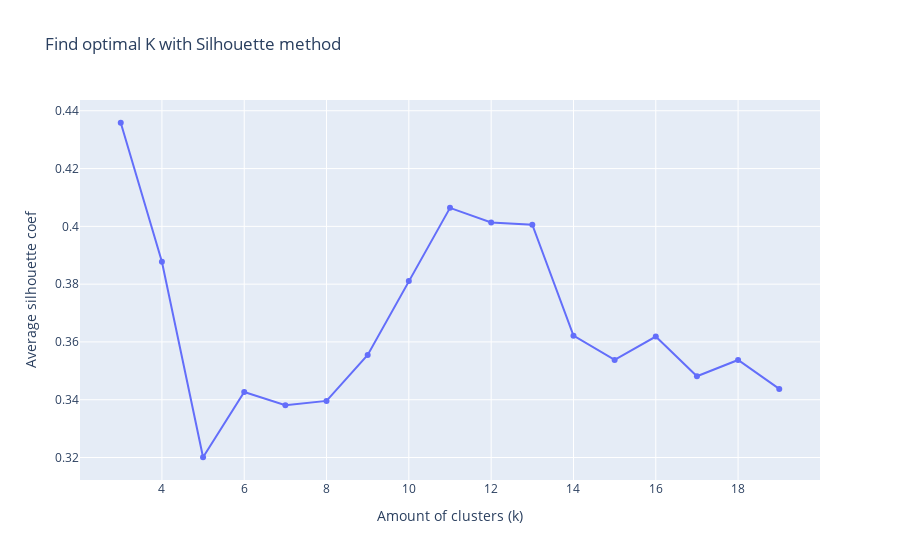

Notebook cell for this chart:
### Code cell
X, _ = load_iris(return_X_y=True)
X = X[:, [0, 1]]

sc = StandardScaler()
X = sc.fit_transform(X)

silhouette_avg_scores = []
k_range = range(3,20)
for k in k_range:
    kmeans = KMeans(n_clusters=k, random_state=42)
    labels = kmeans.fit_predict(X)
    score = silhouette_score(X, labels) 
    silhouette_avg_scores.append(score)  

fig_score = px.line(
    x=list(k_range),
    y=silhouette_avg_scores,
    markers=True,
    labels={'x': 'Amount of clusters (k)', 'y': 'Average silhouette coef'},
    title='Find optimal K with Silhouette method '
)
fig_score.show()

best_k = k_range[np.argmax(silhouette_avg_scores)]
kmeans_opt = KMeans(n_clusters=best_k, random_state=42)
cluster_labels = kmeans_opt.fit_predict(X)
sample_silhouette_values = silhouette_samples(X, cluster_labels)

### Figure 1 — Plotly figure (JSON) as saved in the notebook; plotly's stock layout.template omitted (floating-point values rounded to 4 significant figures)
{"data": [{"hovertemplate": "Amount of clusters (k)=%{x}<br>Average silhouette coef=%{y}<extra></extra>", "legendgroup": "", "line": {"color": "#636efa", "dash": "solid"}, "marker": {"symbol": "circle"}, "mode": "lines+markers", "name": "", "orientation": "v", "showlegend": false, "type": "scatter", "x": [3, 4, 5, 6, 7, 8, 9, 10, 11, 12, 13, 14, 15, 16, 17, 18, 19], "xaxis": "x", "y": [0.4359, 0.3878, 0.3201, 0.3427, 0.3381, 0.3396, 0.3555, 0.3811, 0.4064, 0.4013, 0.4005, 0.3622, 0.3538, 0.3619, 0.3481, 0.3538, 0.3437], "yaxis": "y"}], "layout": {"legend": {"tracegroupgap": 0}, "title": {"text": "Find optimal K with Silhouette method "}, "xaxis": {"anchor": "y", "domain": [0, 1], "title": {"text": "Amount of clusters (k)"}}, "yaxis": {"anchor": "x", "domain": [0, 1], "title": {"text": "Average silhouette coef"}}}}
